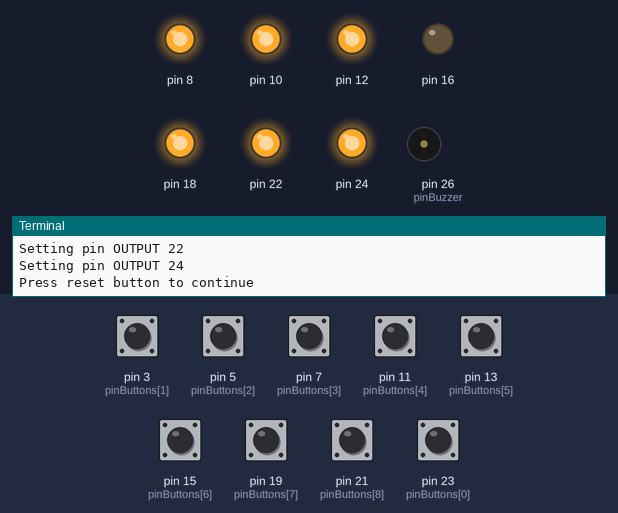
A program run on a simulated Raspberry Pi (header pin numbers). On the bench: output pins drawn as LEDs (lit = HIGH), buzzer (waves = sounding, pin HIGH), the last lines printed to the terminal. Inputs (shaded band) come from the test bench; at power-on: pin 3 (pinButtons[1]), pin 5 (pinButtons[2]), pin 7 (pinButtons[3]), pin 11 (pinButtons[4]), pin 13 (pinButtons[5]), pin 15 (pinButtons[6]), pin 19 (pinButtons[7]), pin 21 (pinButtons[8]), pin 23 (pinButtons[0]) HIGH.

Above: at 1.8 s.
1.9 s: pin 23 (pinButtons[0]) pulled LOW for 0.15 s
At 3.0 s:
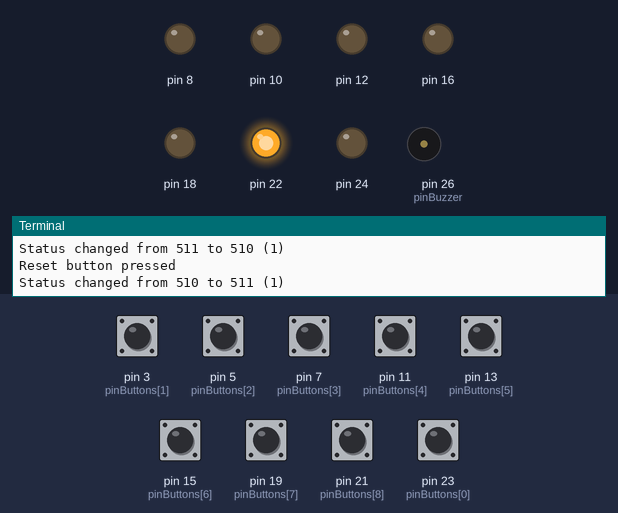
3.9 s: pin 3 (pinButtons[1]) pulled LOW for 0.15 s
At 4.7 s:
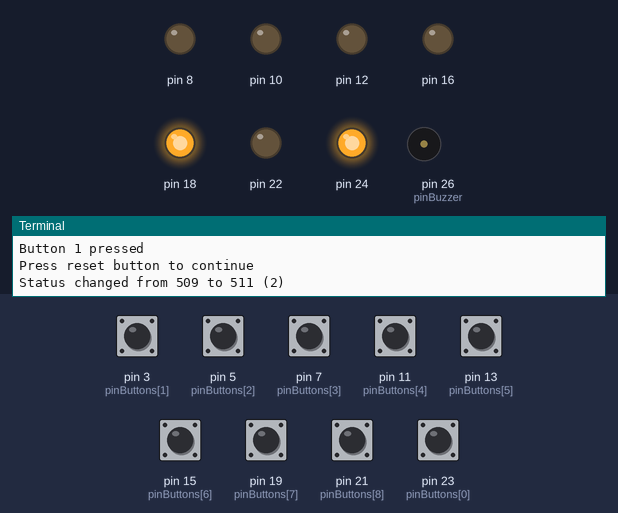
5.9 s: pin 23 (pinButtons[0]) pulled LOW for 1 s
At 6.3 s:
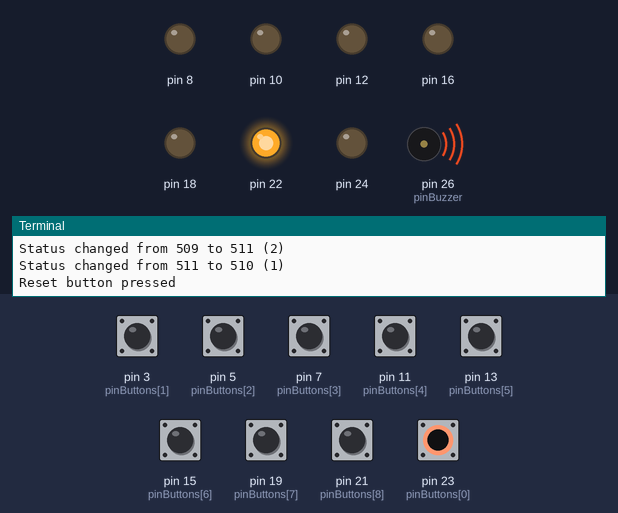
8.4 s: pin 5 (pinButtons[2]) pulled LOW for 0.15 s
At 9.2 s:
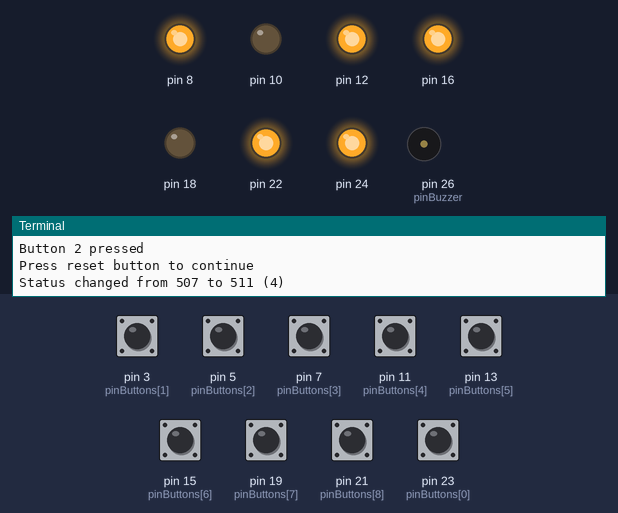
Timing chart, 0 to 11.4 s (numbered marks = the images above; inputs shaded):
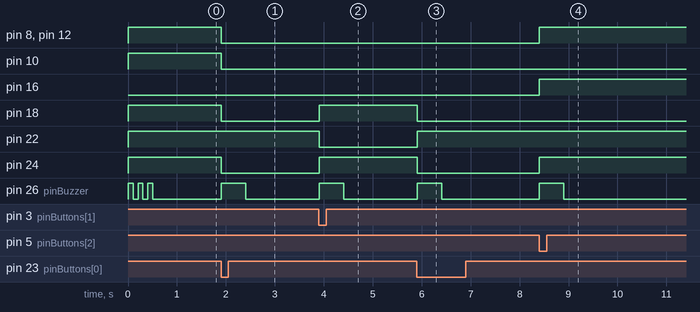

The program:

buzzers.py
```python
###############################
# buzzers.py
###############################
# author: Tom Cannaerts
#         mot @ tom . be
###############################
# This little python script can be used to turn a Raspberry PI
#   into a gameshow/quiz button system for all your howe quizzing needs
#
# In my particular setup, there were 9 input buttons (1 reset button + 8 player buttons)
#   together with a 7 LED single digit numeric output screen and a sound buzzer, but you
#   should be able to tailor it to your needs quite easily.
#
#   pinButtons are the GPIO pins that serve as input buttons. The first pin in the array
#     is always the reset button
#
#   pinSignals are the output pins that need to be set to true is a given button has won
#     There is no reset button in there, so the first element of the array corresponds to
#     the second element of the pinButtons array
#
#   pinBUzzer and sleepBuzzer controls the pin and duration of the signal on that pin.
#

import RPi.GPIO as GPIO
import time
import atexit

# pin configuration
pinButtons = [23,3,5,7,11,13,15,19,21]
pinSignals = [8,10,12,16,18,22,24]
pinBuzzer = 26

# buzzer time
sleepBuzzer = 0.5

def atExit():
    # set all output pins to 0
    for pin in pinSignals:
        GPIO.output(pin, 0)
    # disable buzzer if defined
    if pinBuzzer > 0:
        GPIO.output(pinBuzzer, 0)

def getStatus():
    s = 0
    for i in range(len(pinButtons)):
        s += (2 ** i) * GPIO.input(pinButtons[i])
    return s

def setOutput(c):
    for pin in pinSignals:
        GPIO.output(pin, 0)
    for pin in btnOutput[c]:
        GPIO.output(pin, 1)

def soundBuzzer(sleep):
    if pinBuzzer > 0:
        GPIO.output(pinBuzzer, 1)
        time.sleep(sleep)
        GPIO.output(pinBuzzer, 0)

btnOutput = {
    '0': [8,24,18,16,12,10],
    '1': [24,18],
    '2': [8,24,22,12,16],
    '3': [8,24,22,18,16],
    '4': [10,24,22,18],
    '5': [8,10,22,18,16],
    '6': [8,10,22,12,18,16],
    '7': [8,24,18],
    '8': [8,24,18,16,12,10,22],
    '9': [8,24,18,16,10,22],
    'R': [8,24,18,12,10,22],
    '-': [22]
}

atexit.register(atExit)

bMustReset = True

GPIO.setmode(GPIO.BOARD)

# GPIO.setup(btnReset, GPIO.IN)
for pin in pinButtons:
    print "Setting pin INPUT " + str(pin)
    GPIO.setup(pin, GPIO.IN, pull_up_down = GPIO.PUD_UP)

for pin in pinSignals:
    print "Setting pin OUTPUT " + str(pin)
    GPIO.setup(pin, GPIO.OUT)

if pinBuzzer > 0:
    GPIO.setup(pinBuzzer, GPIO.OUT)

status = getStatus()
setOutput('R')

print "Press reset button to continue"
for t in range(3):
    soundBuzzer(0.1)
    time.sleep(0.1)


while True:
    time.sleep(0.01)
    sts = getStatus()
    if sts != status:

        print "Status changed from " + str(status) + " to " + str(sts) + " (" + str(status ^ sts) + ")"

        if bMustReset:
            if (sts & 1) == 0:
                # reset pressed
		print "Reset button pressed"
		setOutput('-')
		soundBuzzer(sleepBuzzer)
		bMustReset = False
	else:

		for i in range(1, len(pinButtons)):
        	    if (sts & (2 ** i)) == 0:
                	print "Button " + str(i) + " pressed"
			print "Press reset button to continue"
                        setOutput(str(i))
                        soundBuzzer(sleepBuzzer)
			bMustReset = True

	status = sts
```

Measured:
- after the input at 1.9 s, pin 8, pin 10, pin 12, pin 18, pin 24: HIGH → LOW at once; pin 26 (pinBuzzer): LOW → HIGH at once, → LOW 0.50 s later
- after the input at 3.9 s, pin 18, pin 24: LOW → HIGH at once; pin 22: HIGH → LOW at once; pin 26 (pinBuzzer): LOW → HIGH at once, → LOW 0.50 s later
- after the input at 5.9 s, pin 18, pin 24: HIGH → LOW at once; pin 22: LOW → HIGH at once; pin 26 (pinBuzzer): LOW → HIGH at once, → LOW 0.50 s later
- after the input at 8.4 s, pin 8, pin 12, pin 16, pin 24: LOW → HIGH at once; pin 26 (pinBuzzer): LOW → HIGH at once, → LOW 0.50 s later
